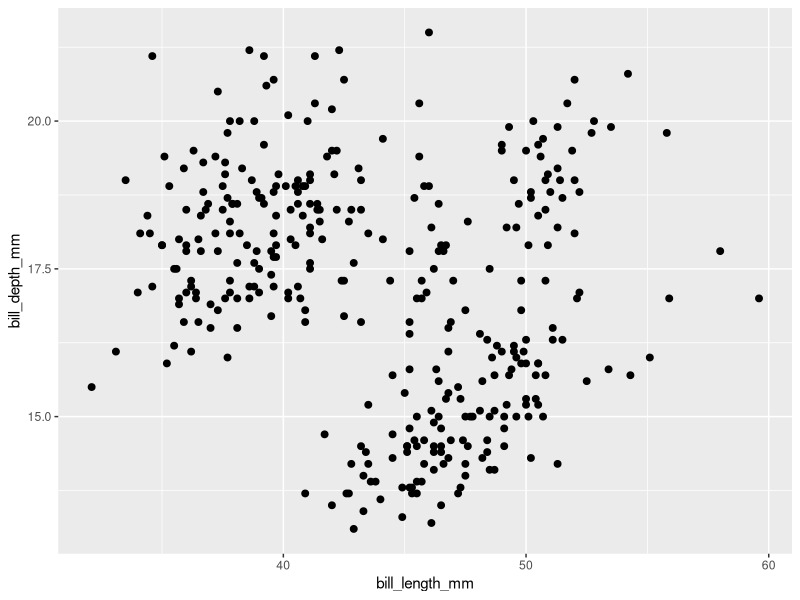

Write R code to recreate this figure.
## ---- chunk 1
#| column: screen
#| out-width: 100%
#| fig-format: svg
library(palmerpenguins)
library(tidyverse)

knitr::opts_chunk$set(dpi = 150, fig.width = 8, out.width = "90%",
                      fig.align = "center", fig.asp = 0.45)

## ---- chunk 2
penguins <- penguins %>%
  mutate(year = as.factor(year))
## ---- chunk 3
glimpse(penguins)
## ---- chunk 4
library(palmerpenguins)
library(ggplot2)

ggplot(data = penguins, aes(x = bill_length_mm, y = bill_depth_mm)) +
  geom_point(size = 2)
